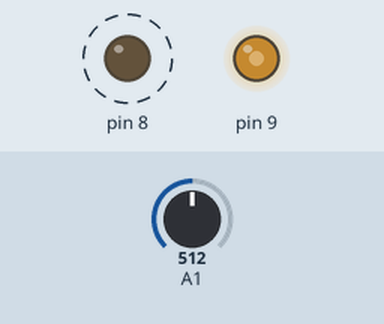
Recording of a sketch running on a simulated Arduino Uno, built with avr-gcc and run on an emulated ATmega328P. Shown: output pins drawn as LEDs (lit = HIGH). Dashed ring = blinking. The test bench sets the inputs (shaded band); at power-on: A1 = 512. What the sketch prints to the serial monitor is not drawn.

Above: at 0.05 s.
Timing chart, 0 to 3.0 s (numbered marks = the images above):
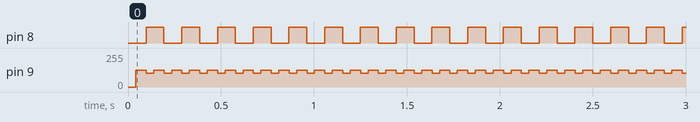

The sketch:

ArduinoToucheRewrite.ino
```cpp
//****************************************************************************************
// Illutron and DZL take on Disney style capacitive touch sensor using only passives and Arduino
//****************************************************************************************

#define SET(x, y) (x |= (1 << y))    //-Bit set/clear macros
#define CLR(x, y) (x &= (~(1 << y))) // |
#define CHK(x, y) (x & (1 << y))     // |
#define TOG(x, y) (x ^= (1 << y))    //-+

#define N 160 //How many frequencies

float results[N]; //-Filtered result buffer
float freq[N];    //-Filtered result buffer
int sizeOfArray = N;

void setup()
{

  TCCR1A = 0b10000010; //-Set up frequency generator
  TCCR1B = 0b00011001; //-+
  ICR1 = 110;
  OCR1A = 55;

  pinMode(9, OUTPUT); //-Signal generator pin
  pinMode(8, OUTPUT); //-Sync (test) pin

  Serial.begin(115200);

  for (int i = 0; i < N; i++) //-Preset results
    results[i] = 0;           //-+
}

void loop()
{
  unsigned int d;

  int counter = 0;
  for (unsigned int d = 0; d < N; d++)
  {
    int v = analogRead(1); //-Read response signal
    CLR(TCCR1B, 0);        //-Stop generator
    TCNT1 = 0;             //-Reload new frequency
    ICR1 = d;              // |
    OCR1A = d / 2;         //-+
    SET(TCCR1B, 0);        //-Restart generator

    results[d] = results[d] * 0.5 + (float)(v)*0.5; //Filter results

    freq[d] = d;
  }

  PlottArray(1, freq, results);

  TOG(PORTB, 0);
}
```

SendData.ino
```cpp
// rewritten by @brandlmax
void SendData(int Command, unsigned int yValue, unsigned int xValue)
{
  Serial.println(xValue);
}

void PlottArray(unsigned int Cmd, float Array1[], float Array2[])
{
  Serial.println(999); // Divider
  for (int x = 0; x < sizeOfArray; x++)
  {
    SendData(Cmd, round(Array1[x]), round(Array2[x]));
  }
  delay(10);
}
```

Measured:
- by itself, pin 8: alternates HIGH for 0.10 s and LOW for 0.10 s
- by itself, pin 9: repeats every 0.10 s: 127/255 0.02 s, 102/255 0.04 s, 126/255 0.04 s
